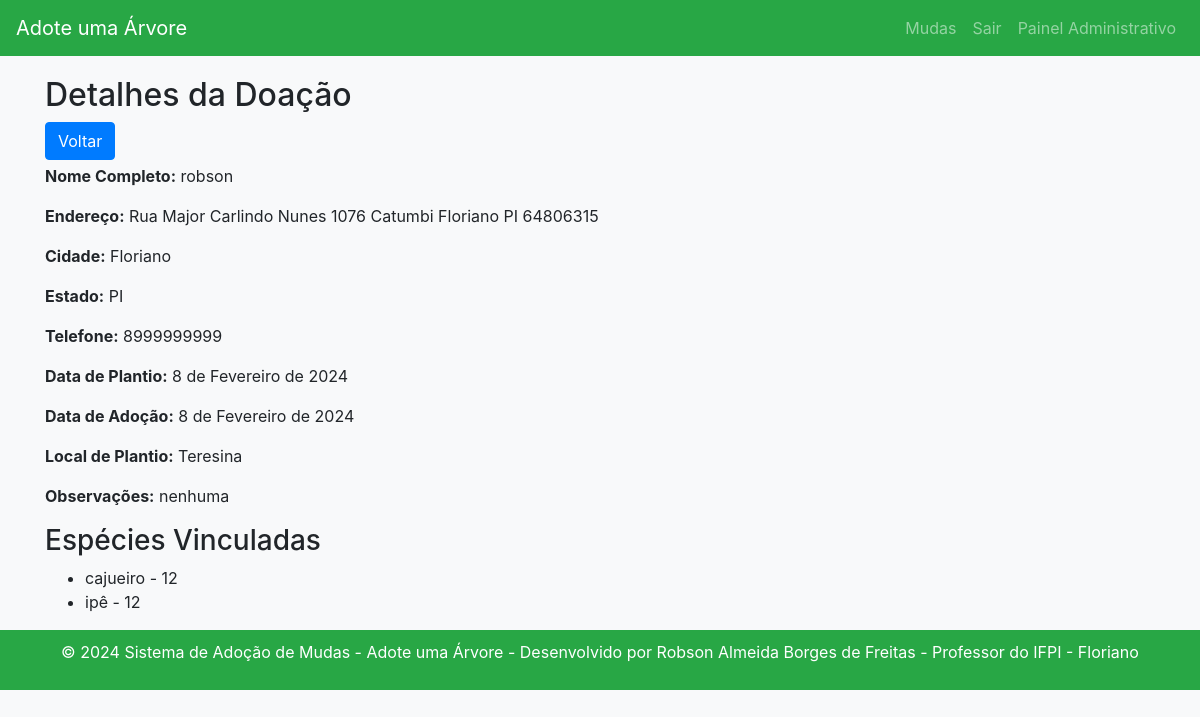
/doacoes/7/ (signed in), run on an earlier commit of the app's database.
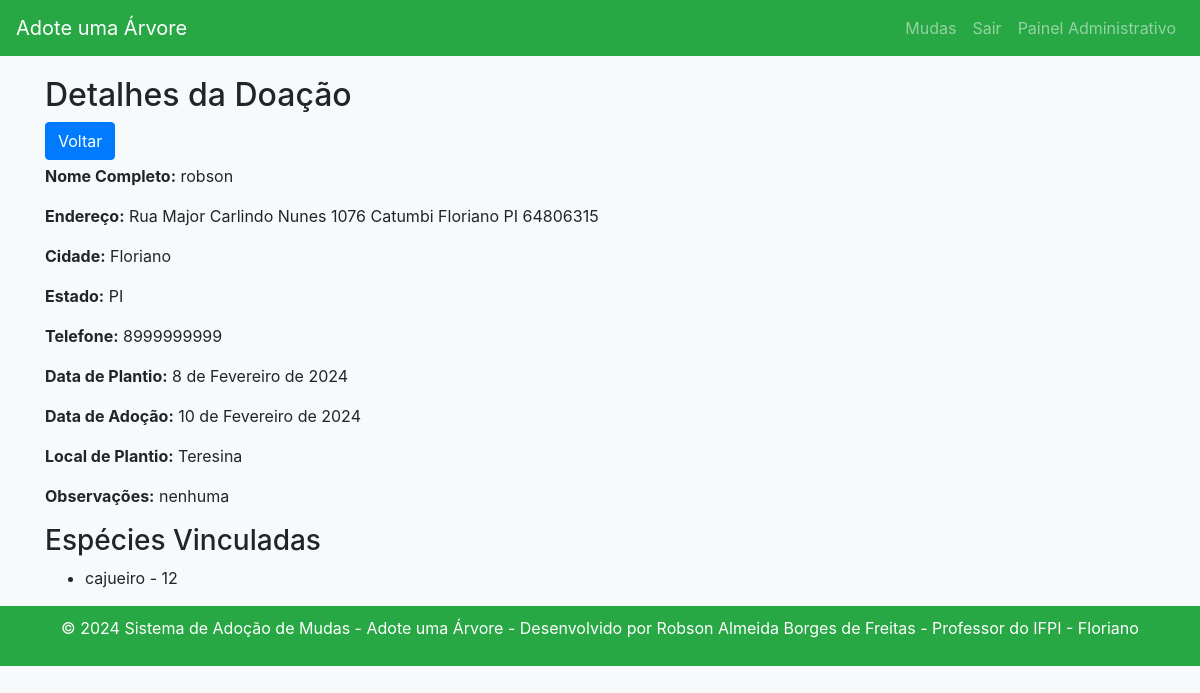
And on a later commit of the database.
### arvore/models.py (models this page shows, shortened)
class DoacaoAvulso(models.Model):
    nome_completo = models.CharField(max_length=150)
    endereco = models.CharField(max_length=300)
    cidade = models.CharField(max_length=100)
    estado = models.CharField(max_length=100)
    telefone = models.CharField(max_length=20)
    funcionario = models.ForeignKey(User, on_delete=models.CASCADE)
    data_plantio = models.DateField(null=True, blank=True)
    data_adocao = models.DateField(null=True, blank=True)
    local_de_plantio = models.CharField(max_length=200)
    observacoes = models.CharField(max_length=200, null=True, blank=True)

class EspecieQuantidade(models.Model):
    doacao = models.ForeignKey('DoacaoAvulso', on_delete=models.CASCADE)
    especie = models.CharField(max_length=150)
    quantidade = models.IntegerField()

### arvore/views.py (the view)
# urls.py: path('doacoes/<int:pk>/', views.detalhes_doacao, name='detalhes_doacao'),
@login_required
@user_passes_test(is_member_of_team)
def detalhes_doacao(request, pk):
    doacao = get_object_or_404(DoacaoAvulso, pk=pk)
    especies_quantidades = doacao.especiequantidade_set.all()
    return render(request, 'detalhes_doacao.html', {'doacao': doacao, 'especies_quantidades': especies_quantidades})

### arvore/templatetags/custom_filters.py (called while the page is built)
@register.filter(name='is_member_of_team')
def is_member_of_team_filter(user):
    return is_member_of_team(user)

### arvore/views.py (called while the page is built)
def is_member_of_team(user):
    is_in_team_group = user.groups.filter(name='equipe').exists()
    is_superuser = user.is_superuser
    return is_in_team_group or is_superuser

### arvore/templates/detalhes_doacao.html (shortened to what this page needs)
{% extends 'base.html' %}
{% block content %}
    <h2>Detalhes da Doação</h2>
<a href="javascript:history.back()" class="btn btn-primary mb-1">Voltar</a>
    <p><strong>Nome Completo:</strong> {{ doacao.nome_completo }}</p>
    <p><strong>Endereço:</strong> {{ doacao.endereco }}</p>
    <p><strong>Cidade:</strong> {{ doacao.cidade }}</p>
    <p><strong>Estado:</strong> {{ doacao.estado }}</p>
    <p><strong>Telefone:</strong> {{ doacao.telefone }}</p>
    <p><strong>Data de Plantio:</strong> {{ doacao.data_plantio }}</p>
    <p><strong>Data de Adoção:</strong> {{ doacao.data_adocao }}</p>
    <p><strong>Local de Plantio:</strong> {{ doacao.local_de_plantio }}</p>
    <p><strong>Observações:</strong> {{ doacao.observacoes }}</p>
    <h3>Espécies Vinculadas</h3>
    <ul>
        {% for especie_quantidade in especies_quantidades %}
            <li>{{ especie_quantidade.especie }} - {{ especie_quantidade.quantidade }}</li>
        {% endfor %}
    </ul>
{% endblock %}

What changed in the data, as far as the page shows it:
removed EspecieQuantidade: especie "ipê", quantidade "12"
changed DoacaoAvulso "robson": data_adocao "8 de Fevereiro de 2024" → "10 de Fevereiro de 2024"
